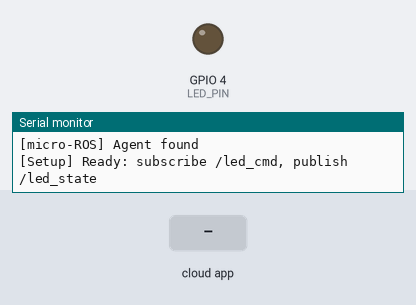
Bench run of a program on a simulated ESP32. Shown: output pins drawn as LEDs (lit = HIGH), the last lines printed to the serial monitor. The inputs (shaded band) are chosen by the test bench. WiFi joins after 1.5 s; servers stay silent unless stated; the ROS host is connected and sends only what is stated.

Above: at 3.0 s.
3.1 s: the phone or cloud app sets led_cmd to 1
At 4.0 s:
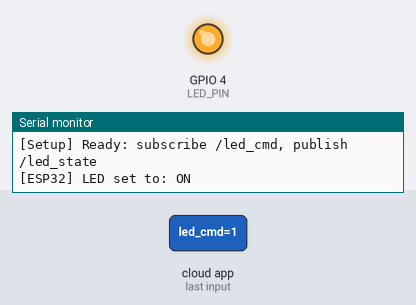
4.6 s: the phone or cloud app sets led_cmd to 0
At 5.0 s:
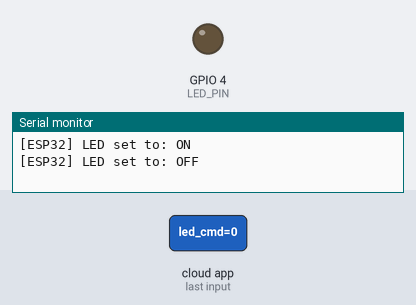
Timing chart, 0 to 7.6 s (numbered marks = the images above; inputs shaded):
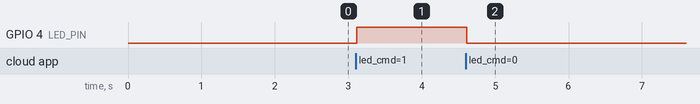

Measured:
- after the input at 3.1 s, GPIO 4 (LED_PIN): LOW → HIGH at once
- after the input at 4.6 s, GPIO 4 (LED_PIN): HIGH → LOW at once

The program:

main.cpp
```cpp
#include <WiFi.h>
#include <micro_ros_platformio.h>
#include <rcl/rcl.h>
#include <rclc/rclc.h>
#include <rclc/executor.h>
#include <std_msgs/msg/bool.h>

// ---------- Wi-Fi + Agent ----------
char ssid[] = "TamirPhone";                // << replace with your WiFi SSID
char psk[]  = "22101995";           // << replace with your WiFi password
IPAddress agent_ip(172,20,10,2);   // << replace with your PC/agent IP
uint16_t agent_port = 8888;          // << agent port

// ---------- LED pin ----------
#define LED_PIN 4   // external LED connected to GPIO4

// ---------- micro-ROS handles ----------
rcl_allocator_t allocator;
rclc_support_t support;
rcl_node_t node;
rcl_subscription_t led_sub;
rcl_publisher_t state_pub;
rclc_executor_t executor;

// ---------- messages ----------
std_msgs__msg__Bool led_cmd_msg;
std_msgs__msg__Bool led_state_msg;

// ---------- helpers ----------
static bool connectWiFi(unsigned long timeout_ms = 30000) {
  WiFi.mode(WIFI_STA);
  WiFi.begin(ssid, psk);
  unsigned long t0 = millis();
  while (WiFi.status() != WL_CONNECTED) {
    if (millis() - t0 > timeout_ms) return false;
    delay(250);
  }
  return true;
}

static void waitForAgent() {
  while (rmw_uros_ping_agent(500, 1) != RMW_RET_OK) {
    delay(500);
  }
}

// ---------- callback ----------
static void led_cmd_callback(const void *msgin) {
  const std_msgs__msg__Bool *m = (const std_msgs__msg__Bool *)msgin;
  digitalWrite(LED_PIN, m->data ? HIGH : LOW);

  // publish current state back
  led_state_msg.data = m->data;
  (void) rcl_publish(&state_pub, &led_state_msg, NULL);

  Serial.printf("[ESP32] LED set to: %s\n", m->data ? "ON" : "OFF");
}

// ---------- setup ----------
void setup() {
  Serial.begin(115200);
  delay(300);

  pinMode(LED_PIN, OUTPUT);
  digitalWrite(LED_PIN, LOW);

  // Wi-Fi
  if (!connectWiFi()) {
    Serial.println("[WiFi] Failed to connect, retrying forever...");
    while (!connectWiFi()) delay(1000);
  }
  Serial.print("[WiFi] OK. IP: "); Serial.println(WiFi.localIP());

  // micro-ROS transport + agent
  set_microros_wifi_transports(ssid, psk, agent_ip, agent_port);
  Serial.print("[micro-ROS] Waiting for agent "); Serial.println(agent_ip);
  waitForAgent();
  Serial.println("[micro-ROS] Agent found");

  // rcl init
  allocator = rcl_get_default_allocator();
  rclc_support_init(&support, 0, NULL, &allocator);
  rclc_node_init_default(&node, "esp32_led_node", "", &support);

  // publisher: /led_state
  rclc_publisher_init_default(
      &state_pub, &node,
      ROSIDL_GET_MSG_TYPE_SUPPORT(std_msgs, msg, Bool),
      "/led_state");

  // subscription: /led_cmd
  rclc_subscription_init_default(
      &led_sub, &node,
      ROSIDL_GET_MSG_TYPE_SUPPORT(std_msgs, msg, Bool),
      "/led_cmd");

  // executor
  rclc_executor_init(&executor, &support.context, 1, &allocator);
  rclc_executor_add_subscription(&executor, &led_sub, &led_cmd_msg,
                                 &led_cmd_callback, ON_NEW_DATA);

  // publish initial state (OFF)
  led_state_msg.data = false;
  (void) rcl_publish(&state_pub, &led_state_msg, NULL);

  Serial.println("[Setup] Ready: subscribe /led_cmd, publish /led_state");
}

// ---------- loop ----------
void loop() {
  rclc_executor_spin_some(&executor, RCL_MS_TO_NS(100));

  // lightweight Wi-Fi watchdog
  if (WiFi.status() != WL_CONNECTED) {
    WiFi.disconnect(true);
    WiFi.begin(ssid, psk);
  }

  delay(10);
}
```
